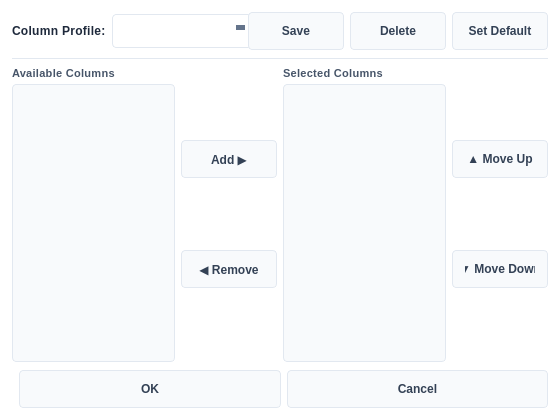
<?xml version="1.0" encoding="UTF-8"?>
<ui version="4.0">
 <class>GenericProfileDialog</class>
 <widget class="QDialog" name="GenericProfileDialog">
  <property name="geometry">
   <rect><x>0</x><y>0</y><width>560</width><height>420</height></rect>
  </property>
  <property name="windowTitle">
   <string>Column Selection</string>
  </property>
  <property name="minimumSize">
   <size><width>520</width><height>380</height></size>
  </property>
  <property name="modal">
   <bool>true</bool>
  </property>
  <property name="styleSheet">
   <string notr="true">
QDialog {
  background-color: #ffffff;
  color: #1e293b;
  font-size: 12px;
}
QLabel {
  color: #475569;
  font-size: 11px;
  font-weight: 600;
  letter-spacing: 0.3px;
}
QComboBox {
  background-color: #ffffff;
  color: #1e293b;
  border: 1px solid #e2e8f0;
  border-radius: 4px;
  padding: 4px 8px;
  min-height: 24px;
  font-size: 12px;
}
QComboBox:hover  { border-color: #94a3b8; }
QComboBox:focus  { border-color: #3b82f6; }
QComboBox::drop-down { width: 18px; border: none; }
QComboBox::down-arrow {
  border-left: 4px solid transparent;
  border-right: 4px solid transparent;
  border-top: 5px solid #64748b;
  margin-right: 4px;
}
QComboBox QAbstractItemView {
  background-color: #ffffff;
  color: #1e293b;
  selection-background-color: #dbeafe;
  selection-color: #1e40af;
  border: 1px solid #e2e8f0;
  outline: none;
}
QListWidget {
  background-color: #f8fafc;
  color: #1e293b;
  border: 1px solid #e2e8f0;
  border-radius: 4px;
  font-size: 12px;
  outline: none;
  padding: 2px;
}
QListWidget::item {
  padding: 5px 8px;
  border-radius: 3px;
  margin: 1px 2px;
  color: #1e293b;
}
QListWidget::item:selected {
  background-color: #dbeafe;
  color: #1e40af;
}
QListWidget::item:hover:!selected { background-color: #f1f5f9; }
QListWidget::item:focus { outline: none; }
QPushButton {
  background-color: #f8fafc;
  color: #334155;
  border: 1px solid #e2e8f0;
  border-radius: 4px;
  padding: 5px 12px;
  font-size: 12px;
  font-weight: 500;
  min-width: 70px;
  min-height: 26px;
}
QPushButton:hover   { background-color: #f1f5f9; border-color: #94a3b8; color: #1e293b; }
QPushButton:pressed { background-color: #e2e8f0; }
QPushButton:disabled { background-color: #f8fafc; color: #94a3b8; border-color: #f1f5f9; }
QPushButton:focus   { outline: none; border-color: #3b82f6; }
QPushButton#btn_ok {
  background-color: #2563eb;
  color: #ffffff;
  border-color: #2563eb;
  min-width: 70px;
}
QPushButton#btn_ok:hover   { background-color: #1d4ed8; border-color: #1d4ed8; }
QPushButton#btn_ok:pressed { background-color: #1e40af; }
QPushButton#btn_save {
  background-color: #2563eb;
  color: #ffffff;
  border-color: #2563eb;
}
QPushButton#btn_save:hover { background-color: #1d4ed8; border-color: #1d4ed8; }
QPushButton#btn_delete {
  background-color: #ffffff;
  color: #dc2626;
  border-color: #fca5a5;
}
QPushButton#btn_delete:hover { background-color: #fef2f2; border-color: #dc2626; }
QPushButton#btn_add {
  background-color: #16a34a;
  color: #ffffff;
  border-color: #16a34a;
}
QPushButton#btn_add:hover { background-color: #15803d; border-color: #15803d; }
QPushButton#btn_remove {
  background-color: #ffffff;
  color: #dc2626;
  border-color: #fca5a5;
}
QPushButton#btn_remove:hover { background-color: #fef2f2; border-color: #dc2626; }
   </string>
  </property>
  <layout class="QVBoxLayout" name="mainLayout">
   <property name="spacing"><number>8</number></property>
   <property name="leftMargin"><number>12</number></property>
   <property name="topMargin"><number>12</number></property>
   <property name="rightMargin"><number>12</number></property>
   <property name="bottomMargin"><number>12</number></property>

   <!-- Top: Profile combo + Save / Delete / Set Default -->
   <item>
    <layout class="QHBoxLayout" name="profileLayout">
     <property name="spacing"><number>6</number></property>
     <item>
      <widget class="QLabel" name="profileLabel">
       <property name="text"><string>Column Profile:</string></property>
       <property name="styleSheet"><string>color: #1e293b; font-size: 12px; font-weight: 600;</string></property>
      </widget>
     </item>
     <item>
      <widget class="QComboBox" name="m_profileCombo">
       <property name="minimumSize"><size><width>140</width><height>0</height></size></property>
       <property name="sizePolicy">
        <sizepolicy hsizetype="Expanding" vsizetype="Fixed">
         <horstretch>0</horstretch><verstretch>0</verstretch>
        </sizepolicy>
       </property>
      </widget>
     </item>
     <item>
      <widget class="QPushButton" name="m_saveButton">
       <property name="text"><string>Save</string></property>
       <property name="objectName"><string>btn_save</string></property>
       <property name="minimumSize"><size><width>60</width><height>0</height></size></property>
      </widget>
     </item>
     <item>
      <widget class="QPushButton" name="m_deleteButton">
       <property name="text"><string>Delete</string></property>
       <property name="objectName"><string>btn_delete</string></property>
       <property name="minimumSize"><size><width>60</width><height>0</height></size></property>
      </widget>
     </item>
     <item>
      <widget class="QPushButton" name="m_setDefaultButton">
       <property name="text"><string>Set Default</string></property>
       <property name="minimumSize"><size><width>82</width><height>0</height></size></property>
      </widget>
     </item>
    </layout>
   </item>

   <!-- Divider -->
   <item>
    <widget class="QFrame" name="divider">
     <property name="frameShape"><enum>QFrame::HLine</enum></property>
     <property name="styleSheet"><string>background-color: #e2e8f0; max-height: 1px; border: none;</string></property>
    </widget>
   </item>

   <!-- Middle: dual list -->
   <item>
    <layout class="QHBoxLayout" name="listsLayout">
     <property name="spacing"><number>6</number></property>

     <!-- Available Columns -->
     <item>
      <layout class="QVBoxLayout" name="availLayout">
       <property name="spacing"><number>4</number></property>
       <item>
        <widget class="QLabel" name="availLabel">
         <property name="text"><string>Available Columns</string></property>
        </widget>
       </item>
       <item>
        <widget class="QListWidget" name="m_availableList">
         <property name="selectionMode"><enum>QAbstractItemView::ExtendedSelection</enum></property>
         <property name="minimumSize"><size><width>150</width><height>0</height></size></property>
        </widget>
       </item>
      </layout>
     </item>

     <!-- Add / Remove buttons -->
     <item>
      <layout class="QVBoxLayout" name="arrowLayout">
       <property name="spacing"><number>6</number></property>
       <item><spacer name="arrowTop"><property name="orientation"><enum>Qt::Vertical</enum></property></spacer></item>
       <item>
        <widget class="QPushButton" name="m_addButton">
         <property name="text"><string>Add ▶</string></property>
         <property name="objectName"><string>btn_add</string></property>
         <property name="minimumSize"><size><width>80</width><height>0</height></size></property>
        </widget>
       </item>
       <item>
        <widget class="QPushButton" name="m_removeButton">
         <property name="text"><string>◀ Remove</string></property>
         <property name="objectName"><string>btn_remove</string></property>
         <property name="minimumSize"><size><width>80</width><height>0</height></size></property>
        </widget>
       </item>
       <item><spacer name="arrowBottom"><property name="orientation"><enum>Qt::Vertical</enum></property></spacer></item>
      </layout>
     </item>

     <!-- Selected Columns -->
     <item>
      <layout class="QVBoxLayout" name="selLayout">
       <property name="spacing"><number>4</number></property>
       <item>
        <widget class="QLabel" name="selLabel">
         <property name="text"><string>Selected Columns</string></property>
        </widget>
       </item>
       <item>
        <widget class="QListWidget" name="m_selectedList">
         <property name="selectionMode"><enum>QAbstractItemView::ExtendedSelection</enum></property>
         <property name="minimumSize"><size><width>150</width><height>0</height></size></property>
        </widget>
       </item>
      </layout>
     </item>

     <!-- Move Up / Down buttons -->
     <item>
      <layout class="QVBoxLayout" name="moveLayout">
       <property name="spacing"><number>6</number></property>
       <item><spacer name="moveTop"><property name="orientation"><enum>Qt::Vertical</enum></property></spacer></item>
       <item>
        <widget class="QPushButton" name="m_moveUpButton">
         <property name="text"><string>▲ Move Up</string></property>
         <property name="minimumSize"><size><width>90</width><height>0</height></size></property>
        </widget>
       </item>
       <item>
        <widget class="QPushButton" name="m_moveDownButton">
         <property name="text"><string>▼ Move Down</string></property>
         <property name="minimumSize"><size><width>90</width><height>0</height></size></property>
        </widget>
       </item>
       <item><spacer name="moveBottom"><property name="orientation"><enum>Qt::Vertical</enum></property></spacer></item>
      </layout>
     </item>
    </layout>
   </item>

   <!-- Bottom: OK / Cancel -->
   <item>
    <layout class="QHBoxLayout" name="bottomLayout">
     <property name="spacing"><number>6</number></property>
     <item>
      <spacer name="bottomSpacer">
       <property name="orientation"><enum>Qt::Horizontal</enum></property>
      </spacer>
     </item>
     <item>
      <widget class="QPushButton" name="m_okButton">
       <property name="text"><string>OK</string></property>
       <property name="objectName"><string>btn_ok</string></property>
       <property name="default"><bool>true</bool></property>
       <property name="minimumSize"><size><width>72</width><height>0</height></size></property>
      </widget>
     </item>
     <item>
      <widget class="QPushButton" name="m_cancelButton">
       <property name="text"><string>Cancel</string></property>
       <property name="minimumSize"><size><width>72</width><height>0</height></size></property>
      </widget>
     </item>
    </layout>
   </item>
  </layout>
 </widget>
 <resources/>
 <connections/>
</ui>
